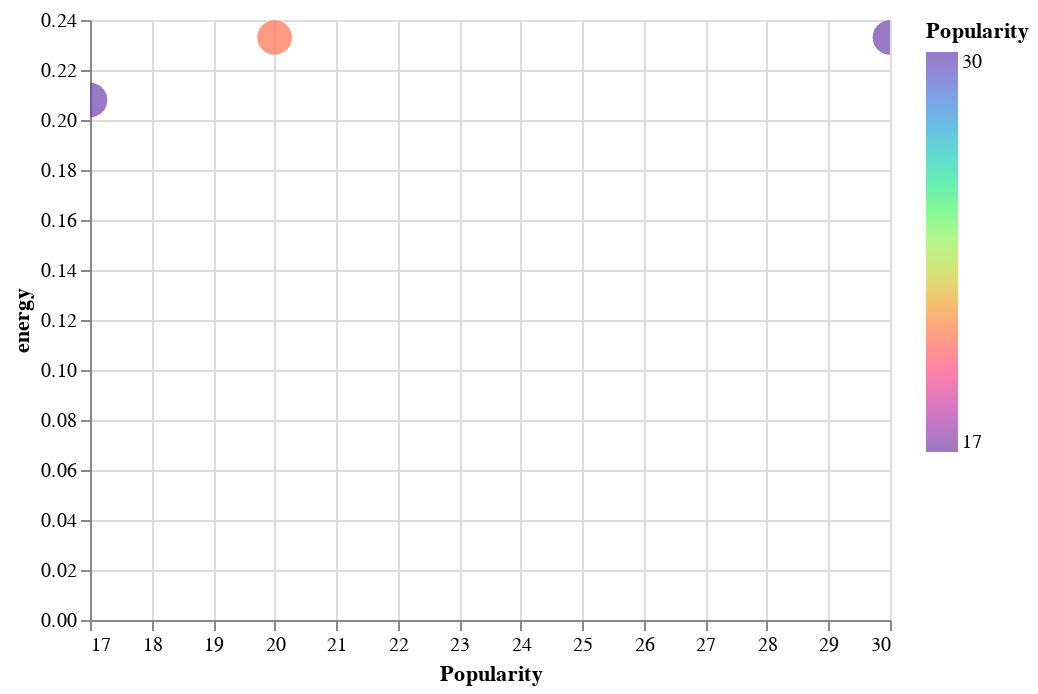

The notebook cell saved with this chart:
### Code cell
Name_of_Feat="energy"
st.header(f"Popularity+Energy Chart")
c = alt.Chart(chart_df).mark_circle().encode(
    alt.X('Popularity', scale=alt.Scale(zero=False)), y=f'{Name_of_Feat}', color=alt.Color('Popularity', scale=alt.Scale(type='log',scheme='rainbow')), 
    size=alt.value(300), tooltip=['Popularity', f'{Name_of_Feat}', 'Song Name', 'Album Name']).interactive()

c

### Figure 1 — Vega-Lite specification as saved in the notebook (floating-point values rounded to 4 significant figures)
{"config": {"view": {"continuousWidth": 400, "continuousHeight": 300}}, "data": {"name": "data-0b7f5f9b95b20d9e6366ea75b194c7ea"}, "mark": "circle", "encoding": {"color": {"field": "Popularity", "scale": {"scheme": "rainbow", "type": "log"}, "type": "quantitative"}, "size": {"value": 300}, "tooltip": [{"field": "Popularity", "type": "quantitative"}, {"field": "energy", "type": "quantitative"}, {"field": "Song Name", "type": "nominal"}, {"field": "Album Name", "type": "nominal"}], "x": {"field": "Popularity", "scale": {"zero": false}, "type": "quantitative"}, "y": {"field": "energy", "type": "quantitative"}}, "selection": {"selector001": {"type": "interval", "bind": "scales", "encodings": ["x", "y"]}}, "$schema": "https://vega.github.io/schema/vega-lite/v4.17.0.json", "datasets": {"data-0b7f5f9b95b20d9e6366ea75b194c7ea": [{"Artist": "James Horner", "Album Name": "Titanic: Original Motion Picture Soundtrack - Collector's Anniversary Edition", "Song Name": "A Building Panic - Album Suite", "Release Date": "1997", "Popularity": 30, "energy": 0.233}, {"Artist": "James Horner", "Album Name": "Titanic: Original Motion Picture Soundtrack - Collector's Anniversary Edition", "Song Name": "A Building Panic - Album Suite", "Release Date": "1997", "Popularity": 20, "energy": 0.233}, {"Artist": "James Horner", "Album Name": "The Rocketeer (Original Motion Picture Soundtrack)", "Song Name": "Rocketeer to the Rescue/End Title - 1991 Soundtrack Album/2020 Remaster", "Release Date": "2021-05-28", "Popularity": 17, "energy": 0.208}]}}
